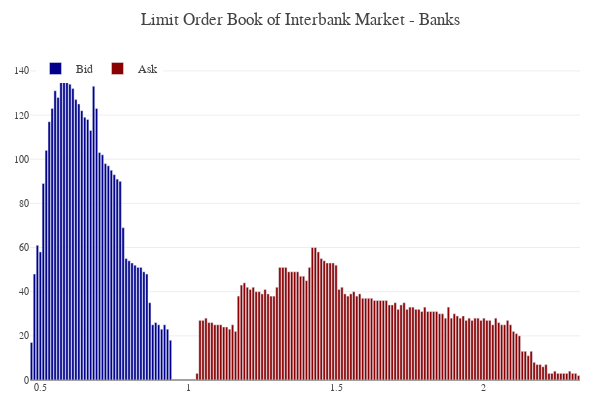

Notebook cell for this chart:
### Markdown cell above
### Interbank Limit Order Book

### Code cell
model.bank_details.lob(steps, agent = 'Banks')

### Figure 1 — Plotly figure (JSON) as saved in the notebook; plotly's stock layout.template omitted (floating-point values rounded to 4 significant figures; data arrays with more than 128 entries replaced by an {"elided": "..."} marker saying what was removed)
{"data": [{"marker": {"color": "darkblue"}, "name": "Bid", "type": "bar", "x": [0.78, 0.77, 0.76, 0.75, 0.74, 0.73, 0.72, 0.71, 0.7, 0.69, 0.68, 0.67, 0.66, 0.65, 0.64, 0.63, 0.62, 0.61, 0.6, 0.59, 0.58, 0.57, 0.56, 0.55, 0.54, 0.53, 0.52, 0.51, 0.5, 0.49, 0.48, 0.47, 0.87, 0.86, 0.85, 0.84, 0.83, 0.82, 0.81, 0.8, 0.79, 0.94, 0.93, 0.92, 0.91, 0.9, 0.89, 0.88], "xaxis": "x", "y": [69, 90, 91, 93, 95, 97, 98, 102, 103, 123, 133, 113, 118, 119, 122, 125, 127, 132, 134, 137, 141, 142, 128, 131, 123, 117, 104, 89, 58, 61, 48, 17, 35, 48, 49, 51, 51, 52, 53, 54, 55, 18, 23, 25, 23, 25, 26, 25], "yaxis": "y"}, {"marker": {"color": "darkred"}, "name": "Ask", "type": "bar", "x": {"elided": "130 float values"}, "xaxis": "x", "y": {"elided": "130 int values"}, "yaxis": "y"}], "layout": {"height": 400, "hovermode": "closest", "legend": {"orientation": "h", "x": 0.01, "xanchor": "left", "y": 0.9, "yanchor": "bottom"}, "margin": {"b": 20, "l": 30, "r": 20, "t": 50}, "showlegend": true, "title": {"text": "Limit Order Book of Interbank Market - Banks"}, "width": 600, "xaxis": {"anchor": "y", "domain": [0, 1], "showgrid": false, "tickfont": {"size": 10}}, "yaxis": {"anchor": "x", "domain": [0, 1], "side": "left", "tickfont": {"size": 10}}}}
